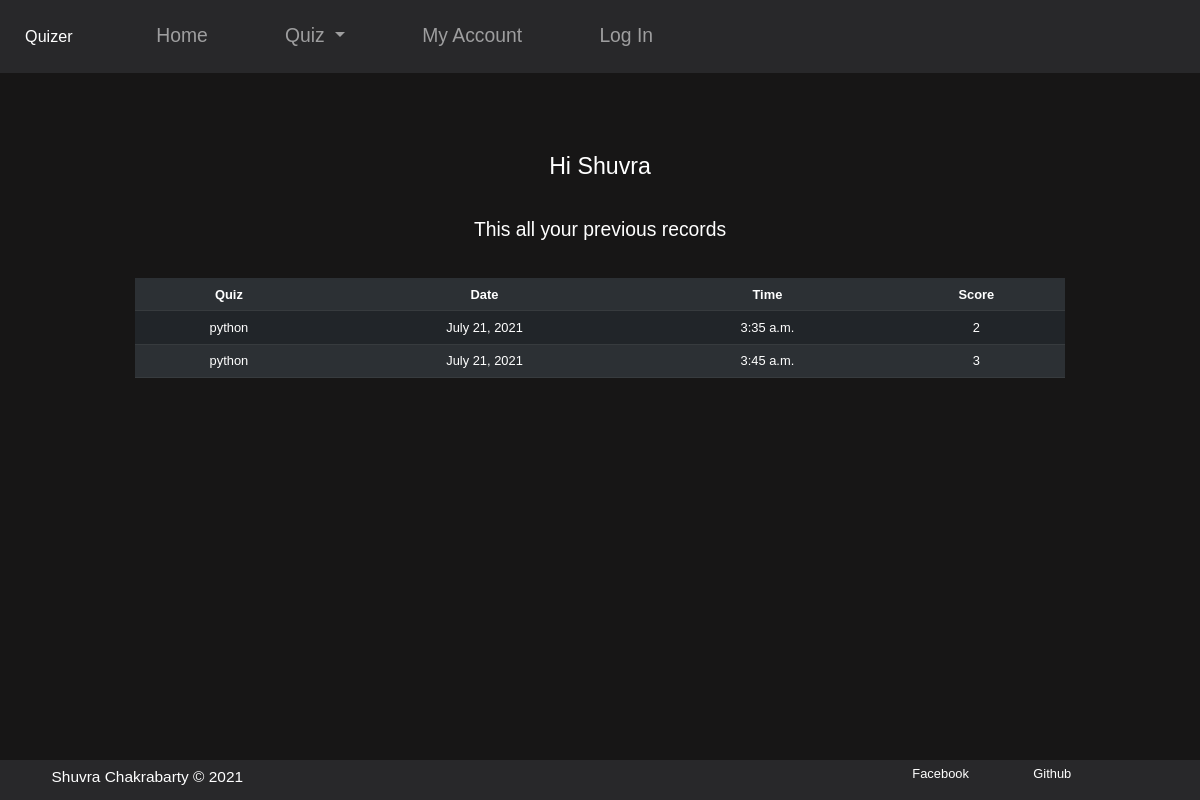
/account/ (signed in), run on an earlier commit of the app's database.
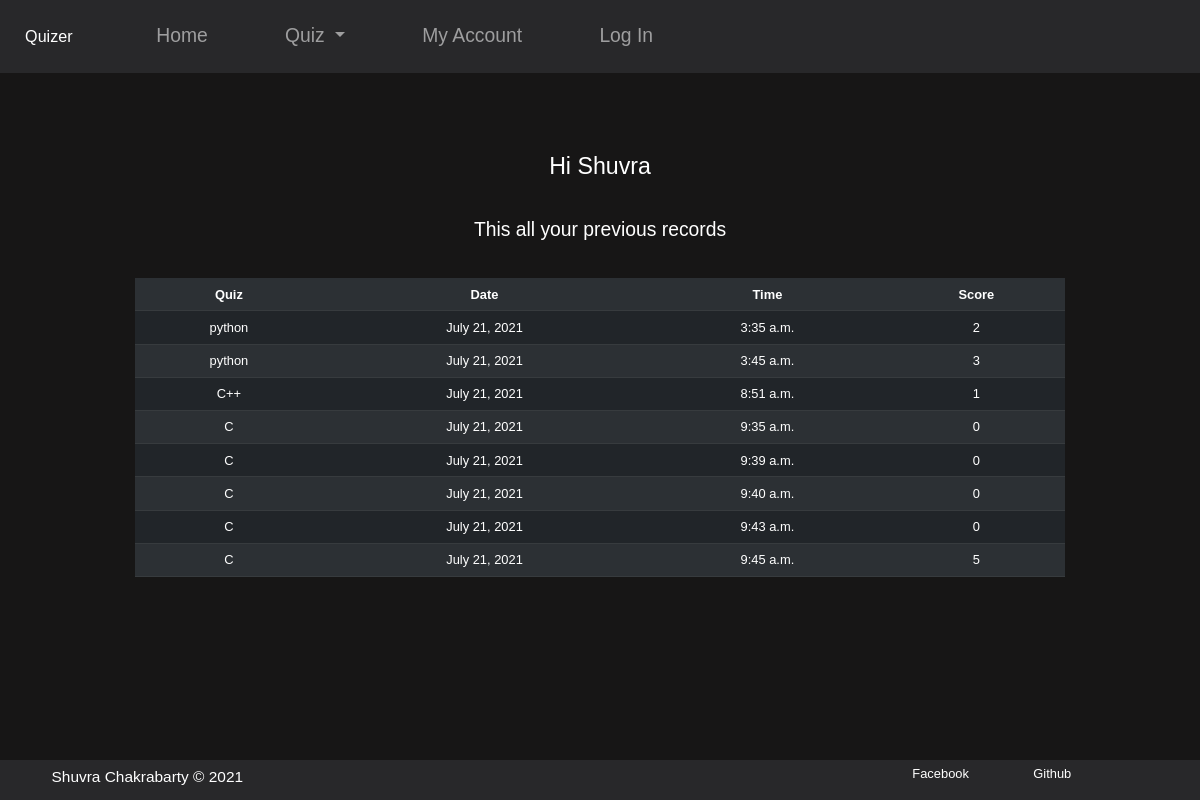
And on a later commit of the database.
### quiz/models.py (models this page shows)
class User(models.Model):
    id=models.AutoField(primary_key=True)
    name = models.CharField(max_length=60,unique=False)
    email = models.EmailField(max_length=254,unique=False)
    password = models.CharField(max_length=50,unique=False)
    otp = models.IntegerField(unique=False)
    datetime = models.DateTimeField(auto_now_add=True, null=True)
    validation = models.CharField(max_length=4,unique=False)

class User_stat(models.Model):
    id = models.AutoField(primary_key=True)
    name = models.CharField(max_length=50, unique=False)
    score = models.CharField(max_length=10, unique=False)
    date =  models.DateField(auto_now_add=True)
    time = models.TimeField(auto_now_add=True)
    user_id = models.IntegerField(unique=False)

### quiz/views.py (the view)
# urls.py: path("account/",views.account,name='account'),
def account(requests):
    if requests.session.has_key('email'):
        id = requests.session['user_id']
        user_data = User.objects.get(id=id)
        user_name = user_data.name
        data = User_stat.objects.all().filter(user_id=id)
        my_dic = {'records': data, 'name': user_name}
        return render(requests,'account.html',context=my_dic)
    else:
        return render(requests,'index.html')

### templates/account.html (shortened to what this page needs)
{% extends 'head.html' %}
{% block body_block %}
<section class="ac_section">
    <div class="ac_text">
        <h1>Hi {{name}}</h1>
    </div>
    <div class="ac_h4">
        <h4>This all your previous records</h4>
    </div>
    <div class="ac_table">
        <table class="table table-dark table-striped">
            <tr>
                <th>Quiz</th>
                <th>Date</th>
                <th>Time</th>
                <th>Score</th>
            </tr>
        {% if records %}
        {%  for stat in records %}
        <tr>
            <td>{{stat.name}}</td>
            <td>{{stat.date}}</td>
            <td>{{stat.time}}</td>
            <td>{{stat.score}}</td>
        </tr>
        {% endfor %}
        {% else %}
        <p id="ac_p">No Data Available</p>
        {% endif %}
        </table>
    </div>
</section>
   <footer>
        <h3 class="copy">Shuvra Chakrabarty &copy 2021</h3>
        <div class="div_footer">
            <ul>
                <li><a href="#">Facebook</a></li>
                <li><a href="#">Github</a></li>
            </ul>
        </div>
    </footer>
</body>
</html>
{% endblock %}

### templates/head.html (shortened to what this page needs)
<!DOCTYPE html>
{% load static %}
<html lang="en">
<head>
    <link href="https://cdn.jsdelivr.net/npm/bootstrap@5.0.2/dist/css/bootstrap.min.css" rel="stylesheet">
    <link rel="stylesheet" href="{%static 'css/style.css' %}">
</head>
<body>
     <nav class="navbar navbar-expand-lg navbar-dark colors " style="background-color: #28282a";>
                <div class="container-fluid">
                    <a class="navbar-brand" id="a_tag" href="#">Quizer</a>
                    <div class="collapse navbar-collapse" id="navbarNavDropdown">
                    <ul class="navbar-nav">
                        <li class="nav-item">
                        <a class="nav-link " id="a_tag4" aria-current="page" href="{% url 'base:index'%}">Home</a>
                        </li>
                        <li class="nav-item dropdown">
                        <a class="nav-link dropdown-toggle " id="a_tag3" href="#" id="navbarDropdownMenuLink" role="button" data-bs-toggle="dropdown" aria-expanded="false">
                            Quiz
                        </a>
                         <li class="nav-item">
                        <a class="nav-link " id="a_tag2" aria-current="page" href="{% url 'base:account' %}">My Account</a>
                        </li>
                        </li>
                        {% if log %}
                            <li class="nav-item">
                            <a class="nav-link " id="a_tag5" href="{% url 'base:logout' %}">Log Out</a>
                            </li>
                        {% else %}
                             <li class="nav-item">
                            <a class="nav-link " id="a_tag5" href="{% url 'base:myaccount' %}">Log In</a>
                            </li>
                        {% endif %}
                    </ul>
                    </div>
                </div>
            </nav>
{% block body_block %}
{% endblock %}

### static/css/style.css (style rules this page uses)
body { margin: 0; padding: 0; box-sizing: border-box; font-family: 'Raleway', sans-serif; background-color: #171616; }
html { font-size: 80.5%; }
footer { padding: .3rem ; background:#28282a; position:fixed; bottom: 0px; width: 100%; display: flex; flex-direction: row; justify-content: space-around; align-items: center; }
footer,h3 { padding-left: 2rem; flex: 1 1 10rem; color: white; }
footer,ul { flex: 1 1 20rem; display: flex; }
footer,li { list-style-type: none; padding-right: 5rem; }
footer,a { text-decoration: none; color: white; }
.colors { padding: 1.2rem; font-size: 1.5rem; margin-bottom: 5rem; }
#a_tag5 { justify-content: flex-end; }
#navbarNavDropdown { margin-left: 5rem; }
.copy { font-size: 1.2rem; }
.question,h1 { font-size: 1.8rem; }
.question,h1 { color: white; }
.ac_section { width: 80%; margin: auto; display: flex; flex-direction: column; justify-content: space-between; text-align: center; }
.ac_text,.ac_h4,.ac_table { margin: 1.2rem; }
.ac_h4 { color: white; }

What changed in the data, as far as the page shows it:
added User_stat: name "C++", date "July 21, 2021", time "8:51 a.m.", score "1"
added User_stat: name "C", date "July 21, 2021", time "9:35 a.m.", score "0"
added User_stat: name "C", date "July 21, 2021", time "9:39 a.m.", score "0"
added User_stat: name "C", date "July 21, 2021", time "9:40 a.m.", score "0"
added User_stat: name "C", date "July 21, 2021", time "9:43 a.m.", score "0"
added User_stat: name "C", date "July 21, 2021", time "9:45 a.m.", score "5"
